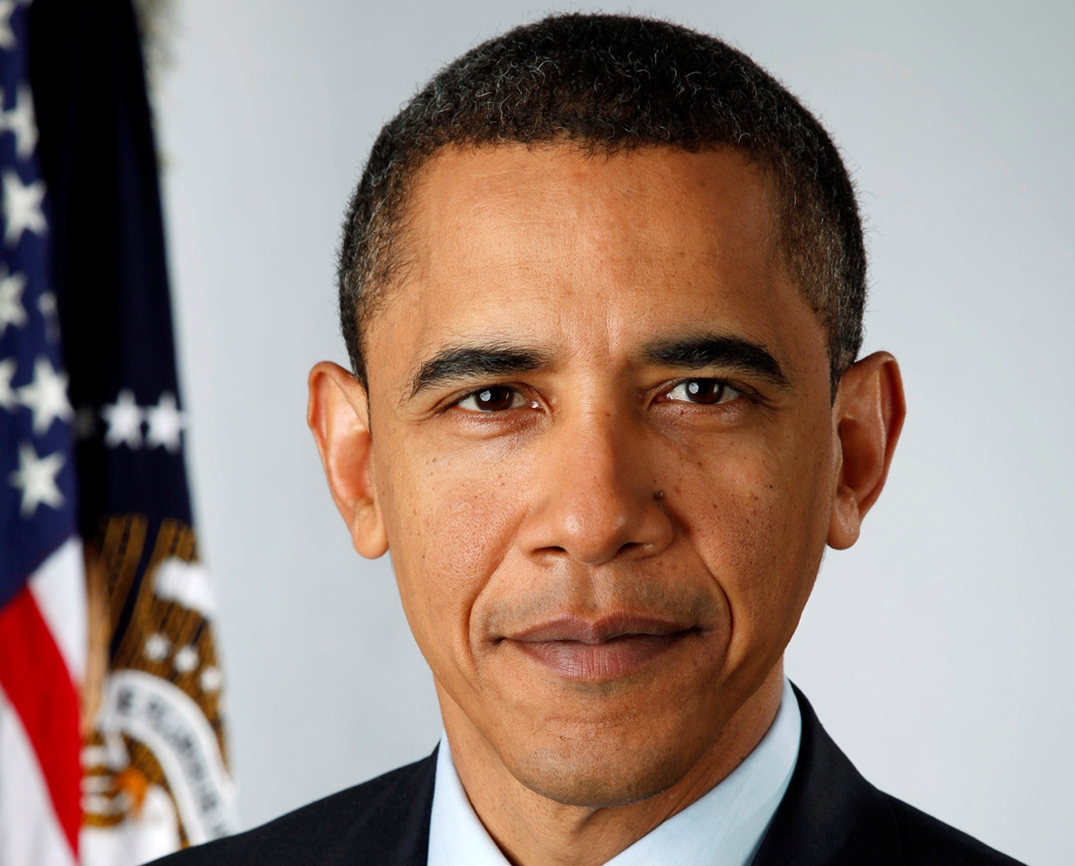
//> input picture Spikes/PreProcessing/imageWithFace.jpg, 1075 x 866 px, given in place of imageWithFace.jpg.jpg, which was not available
$ ./Main imageWithFace.jpg   (built with g++ and OpenCV 4)
//> lines starting //> are read from the running program, lines starting //| are printed output that depends on the picture; pictures that were not available may be replaced by others from this repository, and a replacement may not be noted
### QuantCommunitySecurity/FaceDetectFilter.h
#if !defined(_FACEDETECTFILTER_H)
#define _FACEDETECTFILTER_H

#include "Filter.h"

class FaceDetectFilter : public Filter
{
public:
	~FaceDetectFilter();
	virtual ImageData* filter(ImageData* image);
};

#endif  //_FACEDETECTFILTER_H

### QuantCommunitySecurity/Filter.h
#if !defined(_FILTER_H)
#define _FILTER_H


class Filter
{
    public:
        ~Filter();
        virtual ImageData* filter(ImageData* image) = 0;
};

#endif  //_FILTER_H

### Spikes/HistogramSampling/ImageData.h
#ifndef IMAGEDATA_H
#define IMAGEDATA_H

#include "opencv2/core/core.hpp"

using namespace cv;

class ImageData
{
public:
    Mat image;
    vector<Mat> faces;
};

#endif // IMAGEDATA_H

### Spikes/PreProcessing/Filter.h
#ifndef FILTER_H
#define FILTER_H

#include "ImageData.h"

class Filter
{
public:
    ~Filter();
    virtual ImageData* filter(ImageData* image) = 0;
};


#endif // FILTER_H

### Spikes/PreProcessing/FaceDetectFilter.h
#ifndef FACEDETECTFILTER_H
#define FACEDETECTFILTER_H

#include "Filter.h"
#include "ImageData.h"

#include "opencv2/objdetect/objdetect.hpp"
#include "opencv2/highgui/highgui.hpp"
#include "opencv2/imgproc/imgproc.hpp"

#include <iostream>
#include <stdio.h>

using namespace std;

class FaceDetectFilter : public Filter
{
private:
    CascadeClassifier face_cascade;
public:
    FaceDetectFilter();
    ~FaceDetectFilter();
    virtual ImageData* filter(ImageData* image);
};

#endif // FACEDETECTFILTER_H

### Spikes/PreProcessing/FaceDetectFilter.cpp
#include "FaceDetectFilter.h"

FaceDetectFilter::FaceDetectFilter()
{
    // Load Face cascade (.xml file)
    //we use haarcascade_frontalface_alt_tree.xml, cause it gets the full face
    //others tend to only get the inner face eyes, to mouth
    face_cascade.load("../../testFiles/haarcascade_frontalface_alt_tree.xml");
    if(face_cascade.empty())
    {
        cout << "Error Loading HaarCascade";
        exit(1);
    }
}

FaceDetectFilter::~FaceDetectFilter()
{

}

ImageData* FaceDetectFilter::filter(ImageData* image)
{
    Mat frame = image->image;

    // Detect faces
    vector<Rect> faces;
    face_cascade.detectMultiScale( frame, faces, 1.1, 2, 0|CV_HAAR_SCALE_IMAGE, Size(100, 100) );


    for(int i = 0; i < faces.size(); i++) {
        Rect face_i = faces[i];
        Mat face = frame(face_i);

// [10 lines of commented-out code are left out]
        image->faces.push_back(face);
    }

    return image;
}

### Spikes/PreProcessing/Main.cpp
#include <stdio.h>
#include <iostream>
#include <vector>

#include "opencv2/opencv.hpp"
#include <cv.h>
#include <highgui.h>

#include "FaceDetectFilter.h"


using namespace cv;
using namespace std;


const double DESIRED_LEFT_EYE_X = 0.16;     // Controls how much of the face is visible after preprocessing.
const double DESIRED_LEFT_EYE_Y = 0.14;
const double FACE_ELLIPSE_CY = 0.40;
const double FACE_ELLIPSE_W = 0.50;         // Should be atleast 0.5
const double FACE_ELLIPSE_H = 0.80;         // Controls how tall the face mask is.

void detectObjectsCustom(const Mat &img, CascadeClassifier &cascade, vector<Rect> &objects, int scaledWidth, int flags, Size minFeatureSize, float searchScaleFactor, int minNeighbors)
{
    Mat gray;
    if (img.channels() == 3) {
        cvtColor(img, gray, CV_BGR2GRAY);
    }
    else if (img.channels() == 4) {
        cvtColor(img, gray, CV_BGRA2GRAY);
    }
    else {
        // Access the input image directly, since it is already grayscale.
        gray = img;
    }

    // Possibly shrink the image, to run much faster.
    Mat inputImg;
    float scale = img.cols / (float)scaledWidth;
    if (img.cols > scaledWidth) {
        // Shrink the image while keeping the same aspect ratio.
        int scaledHeight = cvRound(img.rows / scale);
        resize(gray, inputImg, Size(scaledWidth, scaledHeight));
    }
    else {
        // Access the input image directly, since it is already small.
        inputImg = gray;
    }

    // Standardize the brightness and contrast to improve dark images.
    Mat equalizedImg;
    equalizeHist(inputImg, equalizedImg);

    // Detect objects in the small grayscale image.
    cascade.detectMultiScale(equalizedImg, objects, searchScaleFactor, minNeighbors, flags, minFeatureSize);

    // Enlarge the results if the image was temporarily shrunk before detection.
    if (img.cols > scaledWidth) {
        for (int i = 0; i < (int)objects.size(); i++ ) {
            objects[i].x = cvRound(objects[i].x * scale);
            objects[i].y = cvRound(objects[i].y * scale);
            objects[i].width = cvRound(objects[i].width * scale);
            objects[i].height = cvRound(objects[i].height * scale);
        }
    }

    // Make sure the object is completely within the image, in case it was on a border.
    for (int i = 0; i < (int)objects.size(); i++ ) {
        if (objects[i].x < 0)
            objects[i].x = 0;
        if (objects[i].y < 0)
            objects[i].y = 0;
        if (objects[i].x + objects[i].width > img.cols)
            objects[i].x = img.cols - objects[i].width;
        if (objects[i].y + objects[i].height > img.rows)
            objects[i].y = img.rows - objects[i].height;
    }

    // Return with the detected face rectangles stored in "objects".
}


// Search for just a single object in the image, such as the largest face, storing the result into 'largestObject'.
// Can use Haar cascades or LBP cascades for Face Detection, or even eye, mouth, or car detection.
// Input is temporarily shrunk to 'scaledWidth' for much faster detection, since 200 is enough to find faces.
// Note: detectLargestObject() should be faster than detectManyObjects().
void detectLargestObject(const Mat &img, CascadeClassifier &cascade, Rect &largestObject, int scaledWidth)
{
    // Only search for just 1 object (the biggest in the image).
    int flags = CASCADE_FIND_BIGGEST_OBJECT;// | CASCADE_DO_ROUGH_SEARCH;
    // Smallest object size.
    Size minFeatureSize = Size(20, 20);
    // How detailed should the search be. Must be larger than 1.0.
    float searchScaleFactor = 1.1f;
    // How much the detections should be filtered out. This should depend on how bad false detections are to your system.
    // minNeighbors=2 means lots of good+bad detections, and minNeighbors=6 means only good detections are given but some are missed.
    int minNeighbors = 4;

    // Perform Object or Face Detection, looking for just 1 object (the biggest in the image).
    vector<Rect> objects;
    detectObjectsCustom(img, cascade, objects, scaledWidth, flags, minFeatureSize, searchScaleFactor, minNeighbors);
    if (objects.size() > 0) {
        // Return the only detected object.
        largestObject = (Rect)objects.at(0);
    }
    else {
        // Return an invalid rect.
        largestObject = Rect(-1,-1,-1,-1);
    }
}


// [18 lines of commented-out code are left out]


void detectBothEyes(const Mat &face, CascadeClassifier &eyeCascade1, CascadeClassifier &eyeCascade2, Point &leftEye, Point &rightEye, Rect *searchedLeftEye, Rect *searchedRightEye)
{

    const float EYE_SX = 0.16f;
    const float EYE_SY = 0.26f;
    const float EYE_SW = 0.30f;
    const float EYE_SH = 0.28f;

    int leftX = cvRound(face.cols * EYE_SX);
    int topY = cvRound(face.rows * EYE_SY);
    int widthX = cvRound(face.cols * EYE_SW);
    int heightY = cvRound(face.rows * EYE_SH);
    int rightX = cvRound(face.cols * (1.0-EYE_SX-EYE_SW) );  // Start of right-eye corner

    Mat topLeftOfFace = face(Rect(leftX, topY, widthX, heightY));
    Mat topRightOfFace = face(Rect(rightX, topY, widthX, heightY));
    Rect leftEyeRect, rightEyeRect;

    // Return the search windows to the caller, if desired.
    if (searchedLeftEye)
        *searchedLeftEye = Rect(leftX, topY, widthX, heightY);
    if (searchedRightEye)
        *searchedRightEye = Rect(rightX, topY, widthX, heightY);

    // Search the left region, then the right region using the 1st eye detector.
    detectLargestObject(topLeftOfFace, eyeCascade1, leftEyeRect, topLeftOfFace.cols);
    detectLargestObject(topRightOfFace, eyeCascade1, rightEyeRect, topRightOfFace.cols);

    // If the eye was not detected, try a different cascade classifier.
    if (leftEyeRect.width <= 0 && !eyeCascade2.empty()) {
        detectLargestObject(topLeftOfFace, eyeCascade2, leftEyeRect, topLeftOfFace.cols);
        // [4 lines of commented-out code are left out]
    }
    //else
    //    cout << "1st eye detector LEFT SUCCESS" << endl;

    // If the eye was not detected, try a different cascade classifier.
    if (rightEyeRect.width <= 0 && !eyeCascade2.empty()) {
        detectLargestObject(topRightOfFace, eyeCascade2, rightEyeRect, topRightOfFace.cols);
        // [4 lines of commented-out code are left out]
    }
    //else
    //    cout << "1st eye detector RIGHT SUCCESS" << endl;

    if (leftEyeRect.width > 0) {   // Check if the eye was detected.
        leftEyeRect.x += leftX;    // Adjust the left-eye rectangle because the face border was removed.
        leftEyeRect.y += topY;
        leftEye = Point(leftEyeRect.x + leftEyeRect.width/2, leftEyeRect.y + leftEyeRect.height/2);
    }
    else {
        leftEye = Point(-1, -1);    // Return an invalid point
    }

    if (rightEyeRect.width > 0) { // Check if the eye was detected.
        rightEyeRect.x += rightX; // Adjust the right-eye rectangle, since it starts on the right side of the image.
        rightEyeRect.y += topY;  // Adjust the right-eye rectangle because the face border was removed.
        rightEye = Point(rightEyeRect.x + rightEyeRect.width/2, rightEyeRect.y + rightEyeRect.height/2);
    }
    else {
        rightEye = Point(-1, -1);    // Return an invalid point
    }
}


// [46 lines left out: function equalizeLeftAndRightHalves, not called in this run]


Mat getPreprocessedFace(Mat &srcImg, int desiredFaceWidth, int desiredFaceHeight, CascadeClassifier &eyeCascade1, CascadeClassifier &eyeCascade2, bool doLeftAndRightSeparately, Point *storeLeftEye, Point *storeRightEye, Rect *searchedLeftEye, Rect *searchedRightEye)
{

    // Mark the detected face region and eye search regions as invalid, in case they aren't detected.
    if (storeLeftEye)
        storeLeftEye->x = -1;
    if (storeRightEye)
        storeRightEye->x= -1;
    if (searchedLeftEye)
        searchedLeftEye->width = -1;
    if (searchedRightEye)
        searchedRightEye->width = -1;

        //Mat faceImg = srcImg(faceRect);    // Get the detected face image.
		Mat faceImg = srcImg;
        // If the input image is not grayscale, then convert the BGR or BGRA color image to grayscale.
        Mat gray;
        if (faceImg.channels() == 3) {
            cvtColor(faceImg, gray, CV_BGR2GRAY);
        }
        else if (faceImg.channels() == 4) {
            cvtColor(faceImg, gray, CV_BGRA2GRAY);
        }
        else {
            // Access the input image directly, since it is already grayscale.
            gray = faceImg;
        }

        // Search for the 2 eyes at the full resolution, since eye detection needs max resolution possible!
        Point leftEye, rightEye;
        detectBothEyes(gray, eyeCascade1, eyeCascade2, leftEye, rightEye, searchedLeftEye, searchedRightEye);

        // Give the eye results to the caller if desired.
        if (storeLeftEye)
            *storeLeftEye = leftEye;
        if (storeRightEye)
            *storeRightEye = rightEye;

        // Check if both eyes were detected.
        if (leftEye.x >= 0 && rightEye.x >= 0) {

            // Make the face image the same size as the training images.

            // Since we found both eyes, lets rotate & scale & translate the face so that the 2 eyes
            // line up perfectly with ideal eye positions. This makes sure that eyes will be horizontal,
            // and not too far left or right of the face, etc.

            // Get the center between the 2 eyes.
            Point2f eyesCenter = Point2f( (leftEye.x + rightEye.x) * 0.5f, (leftEye.y + rightEye.y) * 0.5f );
            // Get the angle between the 2 eyes.
            double dy = (rightEye.y - leftEye.y);
            double dx = (rightEye.x - leftEye.x);
            double len = sqrt(dx*dx + dy*dy);
            double angle = atan2(dy, dx) * 180.0/CV_PI; // Convert from radians to degrees.

            // Hand measurements shown that the left eye center should ideally be at roughly (0.19, 0.14) of a scaled face image.
            const double DESIRED_RIGHT_EYE_X = (1.0f - DESIRED_LEFT_EYE_X);
            // Get the amount we need to scale the image to be the desired fixed size we want.
            double desiredLen = (DESIRED_RIGHT_EYE_X - DESIRED_LEFT_EYE_X) * desiredFaceWidth;
            double scale = desiredLen / len;
            // Get the transformation matrix for rotating and scaling the face to the desired angle & size.
            Mat rot_mat = getRotationMatrix2D(eyesCenter, angle, scale);
            // Shift the center of the eyes to be the desired center between the eyes.
            rot_mat.at<double>(0, 2) += desiredFaceWidth * 0.5f - eyesCenter.x;
            rot_mat.at<double>(1, 2) += desiredFaceHeight * DESIRED_LEFT_EYE_Y - eyesCenter.y;

            // Rotate and scale and translate the image to the desired angle & size & position!
            // Note that we use 'w' for the height instead of 'h', because the input face has 1:1 aspect ratio.
            Mat warped = Mat(desiredFaceHeight, desiredFaceWidth, CV_8U, Scalar(128)); // Clear the output image to a default grey.
            warpAffine(gray, warped, rot_mat, warped.size());
            //imshow("warped", warped);

            // Give the image a standard brightness and contrast, in case it was too dark or had low contrast.
            if (!doLeftAndRightSeparately) {
                // Do it on the whole face.
                equalizeHist(warped, warped);
            }
            else {
                // Do it seperately for the left and right sides of the face.
                equalizeLeftAndRightHalves(warped);
            }
            //imshow("equalized", warped);

            // Use the "Bilateral Filter" to reduce pixel noise by smoothing the image, but keeping the sharp edges in the face.
            Mat filtered = Mat(warped.size(), CV_8U);
            bilateralFilter(warped, filtered, 0, 20.0, 2.0);
            //imshow("filtered", filtered);

            // Filter out the corners of the face, since we mainly just care about the middle parts.
            // Draw a filled ellipse in the middle of the face-sized image.
            Mat mask = Mat(warped.size(), CV_8U, Scalar(0)); // Start with an empty mask.
            Point faceCenter = Point( desiredFaceWidth/2, cvRound(desiredFaceHeight * FACE_ELLIPSE_CY) );
            Size size = Size( cvRound(desiredFaceWidth * FACE_ELLIPSE_W), cvRound(desiredFaceHeight * FACE_ELLIPSE_H) );
            ellipse(mask, faceCenter, size, 0, 0, 360, Scalar(255), CV_FILLED);
            //imshow("mask", mask);

            // Use the mask, to remove outside pixels.
            Mat dstImg = Mat(warped.size(), CV_8U, Scalar(128)); // Clear the output image to a default gray.

            filtered.copyTo(dstImg, mask);  // Copies non-masked pixels from filtered to dstImg.
            //imshow("dstImg", dstImg);

            return dstImg;
        /*
        else {
            // Since no eyes were found, just do a generic image resize.
            resize(gray, tmpImg, Size(w,h));
        }
        */
    }
    return Mat();
}

int main(int argc, const char *argv[])
{
	String s = argv[1];
	cout << s << endl;
	Mat image = imread("../../testFiles/FaceRec/" + s + ".jpg", CV_LOAD_IMAGE_COLOR);
//> image is the input picture: 866 rows x 1075 cols, CV_8UC3; mean B, G, R 122.8, 132.2, 152
	imshow("Orig image", image);
	waitKey(0);

	Filter* faceDetect = new FaceDetectFilter();
	ImageData* data = new ImageData();
	data->image = image;
	data = faceDetect->filter(data);
//> in filter, `face_cascade.detectMultiScale( frame, faces, 1.1, 2, 0|CV_HAAR_SCALE_I..`: faces = 1 Rect (x, y, width, height): [315, 183, 555, 555]
//> the loop in filter, `for(int i = 0; i < faces.size(); i++)` made 1 pass
//> pass 1, in filter, `Mat face = frame(face_i);`:
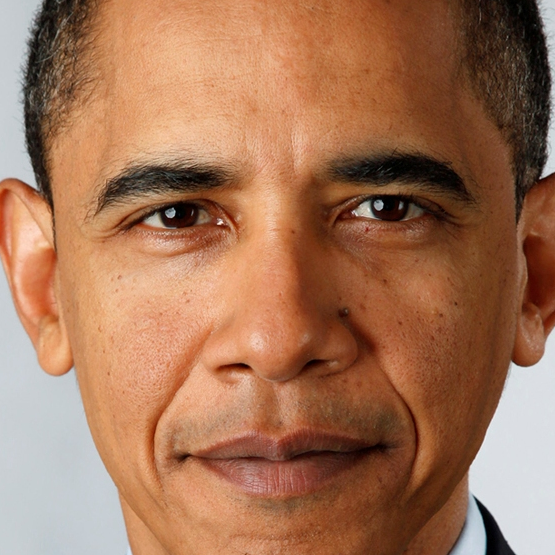
//> face: 555 rows x 555 cols, CV_8UC3; mean B, G, R 88, 116.5, 164.4
	cout << data->faces.size() << endl;
//| 1
	Mat face = data->faces[0];
	waitKey(0);
	imshow("Face image", face);
	waitKey(0);

	Rect searchedLeftEye, searchedRightEye; // top-left and top-right regions of the face, where eyes were searched.
    Point leftEye, rightEye;    // Position of the detected eyes.
    CascadeClassifier eyeCascade1;
    eyeCascade1.load("../../testFiles/haarcascade_eye.xml");
    CascadeClassifier eyeCascade2;
    eyeCascade2.load("../../testFiles/haarcascade_eye_tree_eyeglasses.xml");
	Mat prePrc = getPreprocessedFace(face, 92, 112, eyeCascade1, eyeCascade2, true, &leftEye, &rightEye, &searchedLeftEye, &searchedRightEye);
//> in getPreprocessedFace, `cvtColor(faceImg, gray, CV_BGR2GRAY);`:
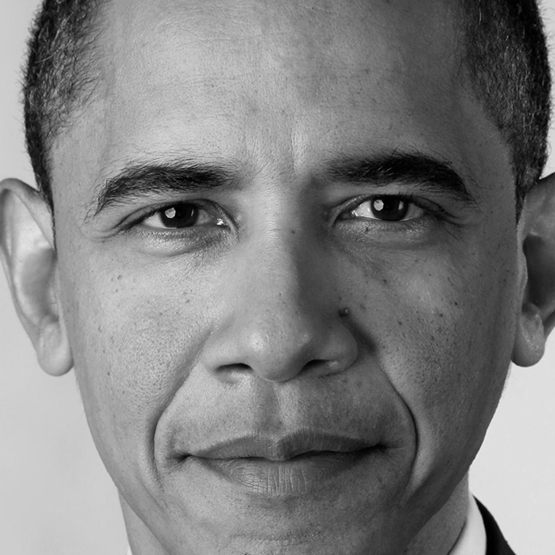
//> gray: 555 rows x 555 cols, CV_8UC1; min 0, max 247, mean 127.6
//> in detectBothEyes, `Mat topLeftOfFace = face(Rect(leftX, topY, widthX, heightY));`:
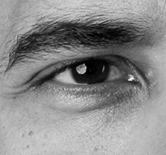
//> topLeftOfFace: 155 rows x 166 cols, CV_8UC1; min 0, max 247, mean 138.4
//> in detectBothEyes, `Mat topRightOfFace = face(Rect(rightX, topY, widthX, heightY));`:
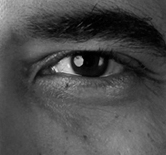
//> topRightOfFace: 155 rows x 166 cols, CV_8UC1; min 0, max 233, mean 75.2
//> in detectObjectsCustom, `equalizeHist(inputImg, equalizedImg);`:
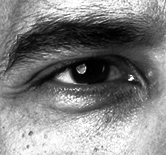
//> equalizedImg: 155 rows x 166 cols, CV_8UC1; min 0, max 255, mean 128.4
//> in detectBothEyes, `detectLargestObject(topLeftOfFace, eyeCascade1, leftEyeRect, topLeftOf..`: leftEyeRect = Rect(-1, -1, -1, -1)
//> call 2 of detectObjectsCustom, with scaledWidth = 166, flags = 4, minFeatureSize = Size(20, 20), searchScaleFactor = 1.1, minNeighbors = 4
//> in detectObjectsCustom (call 2), `equalizeHist(inputImg, equalizedImg);`:
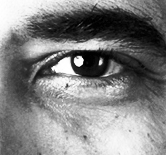
//> equalizedImg: 155 rows x 166 cols, CV_8UC1; min 0, max 255, mean 128.3
//> in detectObjectsCustom (call 2), `cascade.detectMultiScale(equalizedImg, objects, searchScaleFactor, min..`: objects = 1 Rect (x, y, width, height): [16, 15, 110, 110]
//> the loop in detectObjectsCustom (call 2), `for (int i = 0; i < (int)objects.size(); i++ )` made 1 pass
//> in detectBothEyes, `detectLargestObject(topRightOfFace, eyeCascade1, rightEyeRect, topRigh..`: rightEyeRect = Rect(16, 15, 110, 110)
//> in detectBothEyes, `rightEyeRect.x += rightX;`: rightEyeRect = Rect(316, 15, 110, 110)
//> in detectBothEyes, `rightEyeRect.y += topY;`: rightEyeRect = Rect(316, 159, 110, 110)
//> in detectBothEyes, `rightEye = Point(rightEyeRect.x + rightEyeRect.width/2, rightEyeRect.y..`: rightEye = Point(371, 214)
//> in getPreprocessedFace, `detectBothEyes(gray, eyeCascade1, eyeCascade2, leftEye, rightEye, sear..`: leftEye = Point(-1, -1); rightEye = Point(371, 214)
//> leftEye = Point(-1, -1); rightEye = Point(371, 214); searchedLeftEye = Rect(89, 144, 166, 155); searchedRightEye = Rect(300, 144, 166, 155)
	waitKey(0);
//> (the run ends here: the program stops with an error, at `imshow("PreProc image", prePrc);`)
